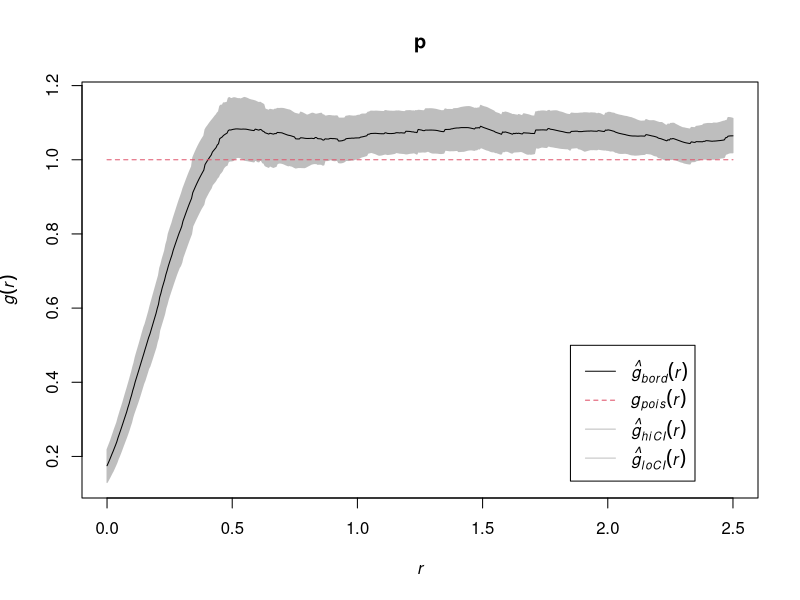

Recreate this plot in R.
library(spatstat)


### Name: lohboot
### Title: Bootstrap Confidence Bands for Summary Function
### Aliases: lohboot
### Keywords: spatial nonparametric

### ** Examples

  p <- lohboot(simdat, stoyan=0.5)
  plot(p)
